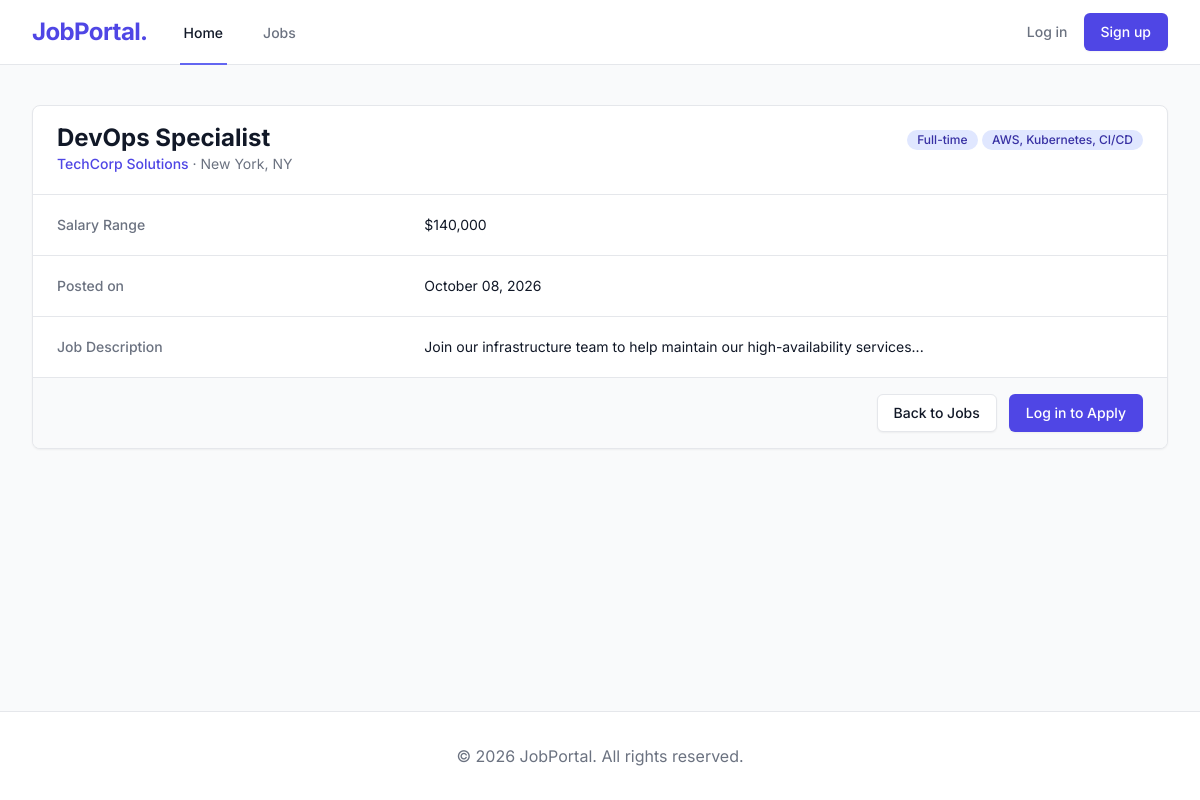
The app's page /jobs/2/ with its own data.
### jobs/models.py (models this page shows, shortened)
class Job(models.Model):
    JOB_TYPE_CHOICES = (
        ('Full-time', 'Full-time'),
        ('Part-time', 'Part-time'),
        ('Remote', 'Remote'),
        ('Contract', 'Contract'),
    )
    recruiter = models.ForeignKey(User, on_delete=models.CASCADE, related_name='posted_jobs')
    title = models.CharField(max_length=200)
    company_name = models.CharField(max_length=200, blank=True, null=True)
    location = models.CharField(max_length=150)
    salary = models.CharField(max_length=100, blank=True, null=True)
    skills = models.CharField(max_length=255, blank=True, null=True)
    description = models.TextField()
    job_type = models.CharField(max_length=50, choices=JOB_TYPE_CHOICES, default='Full-time')
    posted_on = models.DateTimeField(auto_now_add=True)
    is_active = models.BooleanField(default=True)
    class Meta:
        ordering = ['-posted_on']

class Company(models.Model):
    owner = models.OneToOneField(User, on_delete=models.CASCADE, related_name='company')
    name = models.CharField(max_length=200)
    logo = models.ImageField(upload_to='company_logos/', blank=True, null=True)
    website = models.URLField(blank=True, null=True)
    location = models.CharField(max_length=200, blank=True, null=True)
    description = models.TextField(blank=True, null=True)

### jobs/views.py (the view)
# urls.py: path('<int:pk>/', views.JobDetailView.as_view(), name='job_detail'),
class JobDetailView(DetailView):
    model = Job
    template_name = 'jobs/job_detail.html'
    context_object_name = 'job'
    def get_context_data(self, **kwargs):
        context = super().get_context_data(**kwargs)
        if self.request.user.is_authenticated:
            context['has_applied'] = Application.objects.filter(job=self.object, candidate=self.request.user).exists()
            context['has_saved'] = SavedJob.objects.filter(job=self.object, user=self.request.user).exists()
        return context

### templates/jobs/job_detail.html (shortened to what this page needs)
{% extends 'base.html' %}
{% block content %}
<div class="max-w-7xl mx-auto px-4 sm:px-6 lg:px-8 py-10">
    <div class="card">
        <div class="px-4 py-5 sm:px-6 flex justify-between items-start">
            <div>
                <h3 class="text-2xl leading-6 font-bold text-gray-900">{{ job.title }}</h3>
                <p class="mt-1 max-w-2xl text-sm text-gray-500">
                    {% if job.company_name %}
                        <span class="font-medium text-gray-900">{{ job.company_name }}</span>
                    {% elif job.recruiter.company %}
                        <a href="{% url 'company_detail' job.recruiter.company.id %}" class="font-medium text-indigo-600 hover:underline">{{ job.recruiter.company.name }}</a>
                    {% else %}
                        {{ job.recruiter.username }}
                    {% endif %}
                    &middot; {{ job.location }}
                </p>
            </div>
            <div>
                <span class="badge">
                    {{ job.job_type }}
                </span>
                <span class="badge">
                    {{ job.skills }}
                </span>
            </div>
        </div>
        <div class="border-t border-gray-200 px-4 py-5 sm:p-0">
            <dl class="sm:divide-y sm:divide-gray-200">
                <div class="py-4 sm:py-5 sm:grid sm:grid-cols-3 sm:gap-4 sm:px-6">
                    <dt class="text-sm font-medium text-gray-500">Salary Range</dt>
                    <dd class="mt-1 text-sm text-gray-900 sm:mt-0 sm:col-span-2">{{ job.salary|default:"Not specified" }}</dd>
                </div>
                <div class="py-4 sm:py-5 sm:grid sm:grid-cols-3 sm:gap-4 sm:px-6">
                    <dt class="text-sm font-medium text-gray-500">Posted on</dt>
                    <dd class="mt-1 text-sm text-gray-900 sm:mt-0 sm:col-span-2">{{ job.posted_on|date:"F d, Y" }}</dd>
                </div>
                <div class="py-4 sm:py-5 sm:grid sm:grid-cols-3 sm:gap-4 sm:px-6">
                    <dt class="text-sm font-medium text-gray-500">Job Description</dt>
                    <dd class="mt-1 text-sm text-gray-900 sm:mt-0 sm:col-span-2 whitespace-pre-line">{{ job.description }}</dd>
                </div>
            </dl>
        </div>
        <div class="px-4 py-4 sm:px-6 bg-gray-50 border-t border-gray-200 flex justify-end space-x-3">
            <a href="{% url 'job_list' %}" class="btn-secondary">
                Back to Jobs
            </a>
            {% if user.is_authenticated %}
                {% if user.profile.role == 'CANDIDATE' %}
                    <form method="POST" action="{% url 'toggle_saved_job' job.id %}" class="inline">
                        {% csrf_token %}
                        <input type="hidden" name="next" value="job_detail">
                        <button type="submit" class="btn-secondary {% if has_saved %}border-indigo-500 text-indigo-700 bg-indigo-50 hover:bg-indigo-100{% endif %}">
                            <svg class="w-4 h-4 inline-block mr-1 {% if has_saved %}text-indigo-600{% else %}text-gray-400{% endif %}" fill="{% if has_saved %}currentColor{% else %}none{% endif %}" stroke="currentColor" viewBox="0 0 24 24" xmlns="http://www.w3.org/2000/svg"><path stroke-linecap="round" stroke-linejoin="round" stroke-width="2" d="M5 5a2 2 0 012-2h10a2 2 0 012 2v16l-7-3.5L5 21V5z"></path></svg>
                            {% if has_saved %}Saved{% else %}Save Job{% endif %}
                        </button>
                    </form>
                    {% if has_applied %}
                        <button disabled class="btn-primary opacity-80 cursor-not-allowed">
                            Applied
                        </button>
                    {% else %}
                        <a href="{% url 'apply_to_job' job.id %}" class="btn-primary">
                            Apply Now
                        </a>
                    {% endif %}
                {% elif user == job.recruiter %}
                    <span class="inline-flex justify-center py-2 px-4 border border-transparent text-sm font-medium rounded-md text-gray-700 bg-gray-200">
                        This is your job post
                    </span>
                {% endif %}
            {% else %}
                <a href="{% url 'login' %}?next={{ request.path }}" class="btn-primary">
                    Log in to Apply
                </a>
            {% endif %}
        </div>
    </div>
</div>
{% endblock %}

### templates/base.html (style rules this page uses)
body { font-family: 'Inter', sans-serif; background-color: theme('colors.brand.bg'); color: theme('colors.brand.text'); }

### records on screen
Job: title "DevOps Specialist", recruiter.company.name "TechCorp Solutions", location "New York, NY", job_type "Full-time", skills "AWS, Kubernetes, CI/CD", salary "$140,000", posted_on "October 08, 2026", description "Join our infrastructure team to help maintain our high-availability services..."
